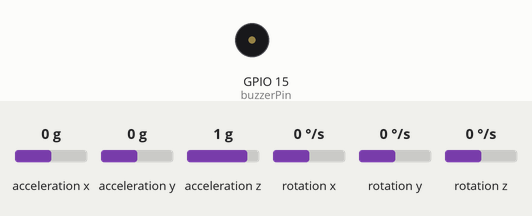
The sketch below on a simulated ESP32. Parts: buzzer (waves = sounding). The test bench sets the inputs (shaded band); at power-on: rotation x 0 °/s, rotation y 0 °/s, acceleration x 0 g, acceleration y 0 g, acceleration z 1 g, rotation z 0 °/s. WiFi joins after 1.5 s; servers stay silent unless stated; what the sketch prints to the serial monitor is not drawn.

Above: at 2.7 s.
2.8 s: rotation x set to -111 °/s
4.3 s: rotation x set to -122 °/s
At 4.7 s:
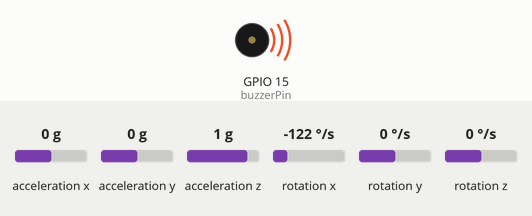
5.8 s: rotation y set to -192 °/s
At 6.8 s:
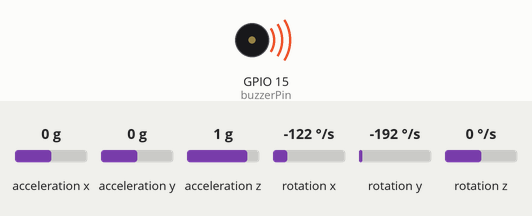
7.8 s: rotation y set to 192 °/s
At 8.8 s:
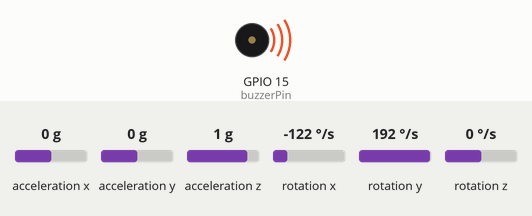
Timing chart, 0 to 10.7 s (numbered marks = the images above; inputs shaded):
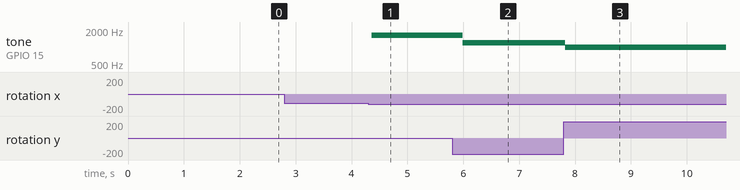

The sketch:

tugas2notockn.ino
```cpp
#include <Wire.h>
#include <MPU6050.h>
#include <WiFi.h>

MPU6050 mpu;
const int buzzerPin = 15;
int threshold = 15000;  // Ambang batas perubahan sudut, sesuaikan jika perlu

// Ganti dengan SSID dan Password Anda
const char* ssid = "TP-Link_2612";
const char* password = "63830903";

void setup() {
  Serial.begin(115200);
  Wire.begin();

  // Menghubungkan ke WiFi
  Serial.println("Menghubungkan ke WiFi...");
  WiFi.begin(ssid, password);

  // Menunggu hingga terhubung
  while (WiFi.status() != WL_CONNECTED) {
    delay(500);
    Serial.print(".");
  }

  // Informasi koneksi
  Serial.print("Terhubung ke jaringan: ");
  Serial.println(ssid);

  // Inisialisasi MPU6050
  mpu.initialize();
  if (!mpu.testConnection()) {
    Serial.println("Tidak dapat menemukan sensor MPU6050");
    while (1);
  }
  Serial.println("MPU6050 Terhubung");
}

void loop() {
  if (WiFi.status() == WL_CONNECTED) {
    int16_t ax, ay, az;
    int16_t gx, gy, gz;

    // Membaca data dari sensor
    mpu.getMotion6(&ax, &ay, &az, &gx, &gy, &gz);

    // Memeriksa perubahan sudut dan menyalakan buzzer sesuai arah
    if (abs(gy) > threshold) {
      if (gy > 0) {
        tone(buzzerPin, 1000); // bunyi untuk kanan
        Serial.println("Arah: Kanan");
      } else {
        tone(buzzerPin, 1200); // bunyi untuk kiri
        Serial.println("Arah: Kiri");
      }
    } else if (abs(gx) > threshold) {
      if (gx > 0) {
        tone(buzzerPin, 1400); // bunyi untuk depan
        Serial.println("Arah: Depan");
      } else {
        tone(buzzerPin, 1600); // bunyi untuk belakang
        Serial.println("Arah: Belakang");
      }
    } else {
      noTone(buzzerPin); // Tidak ada peringatan
    }

    delay(200);
  }
}
```

Measured:
- the behaviour switches between -114 and -115 °/s on rotation x (found by bisection; images 0 and 1)
- after the input at 2.8 s, every drawn part: stays the same
- after the input at 4.3 s, tone on GPIO 15 (buzzerPin): silent → 1600 Hz after 0.06 s
- after the input at 5.8 s, tone on GPIO 15 (buzzerPin): 1600 Hz → 1200 Hz after 0.19 s
- after the input at 7.8 s, tone on GPIO 15 (buzzerPin): 1200 Hz → 1000 Hz at once
